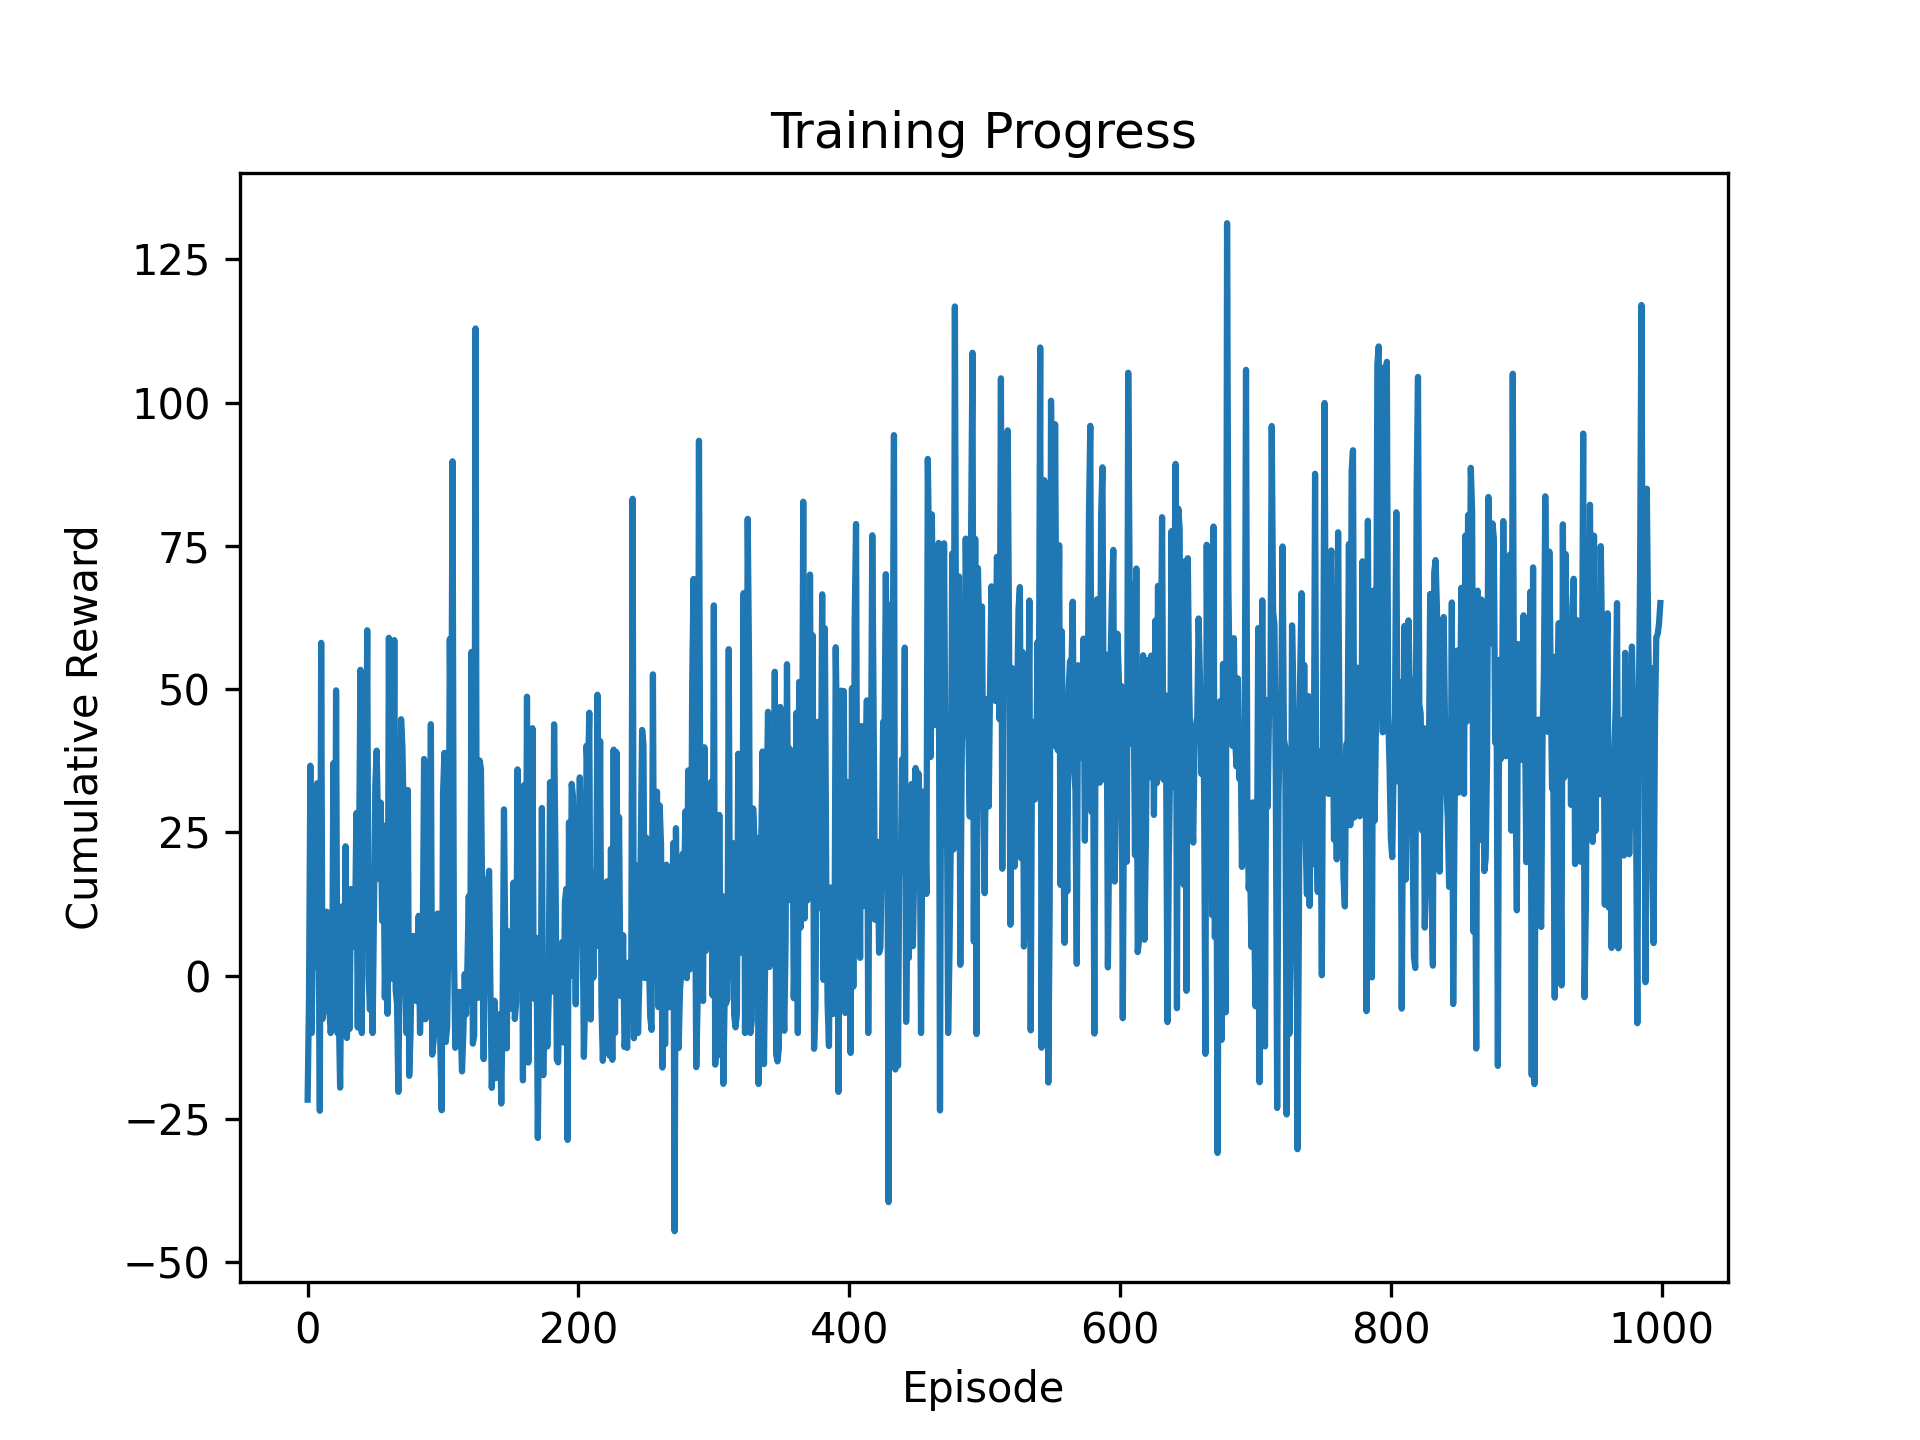

This chart was generated by the following Python code:
import gym
import time
import tensorflow.compat.v1 as tf
tf.disable_v2_behavior()
import random
from collections import deque
import numpy as np
import matplotlib.pyplot as plt
from env.VehicularHoneypotEnv import VehicularHoneypotEnv

# experiences replay buffer size
REPLAY_SIZE = 10000
# size of minibatch
small_BATCH_SIZE = 16
big_BATCH_SIZE = 128
BATCH_SIZE_door = 1000

# these are the hyper Parameters for DQN
# discount factor for target Q to caculate the TD aim value
GAMMA = 0.9
# the start value of epsilon
INITIAL_EPSILON = 0.5
# the final value of epsilon
FINAL_EPSILON = 0.01

class DQN():
    def __init__(self, observation_space, action_space):
        # the state is the input vector of network, in this env, it has four dimensions
        self.state_dim = sum(space.shape[0] if isinstance(space, gym.spaces.Box) else 1 for space in observation_space)
        # the action is the output vector and it has two dimensions
        self.action_dim = action_space.n
        # init experience replay, the deque is a list that first-in & first-out
        self.replay_buffer = deque()
        # you can create the network by the two parameters
        self.create_Q_network()
        # after create the network, we can define the training methods
        self.create_updating_method()
        # set the value in choose_action
        self.epsilon = INITIAL_EPSILON
        # Init session
        self.session = tf.InteractiveSession()
        self.session.run(tf.global_variables_initializer())
        self.episode_rewards = []  # 用于存储每个训练周期的累计奖励值

    # the function to create the network
    # we set the network with four layers
    # (self.state_dim[4]-->50-->20-->self.action_dim[1])
    # there are two networks, the one is action_value and the other is target_action_value
    # these two networks has same architecture
    def create_Q_network(self):
        self.state_input = tf.placeholder(tf.float32, [None, self.state_dim])

        with tf.variable_scope('current_net'):
            h1 = tf.layers.dense(self.state_input, units=512, activation=tf.nn.relu)
            bn1 = tf.layers.batch_normalization(h1)
            h2 = tf.layers.dense(bn1, units=256, activation=tf.nn.relu)
            bn2 = tf.layers.batch_normalization(h2)
            h3 = tf.layers.dense(bn2, units=256, activation=tf.nn.relu)
            bn3 = tf.layers.batch_normalization(h3)
            h4 = tf.layers.dense(bn3, units=256, activation=tf.nn.relu)
            bn4 = tf.layers.batch_normalization(h4)
            h5 = tf.layers.dense(bn4, units=128, activation=tf.nn.relu)
            bn5 = tf.layers.batch_normalization(h5)
            logits = tf.layers.dense(bn5, units=self.action_dim)
            self.Q_value = tf.nn.softmax(logits)

            #self.Q_value = tf.layers.dense(bn3, units=self.action_dim)

        with tf.variable_scope('target_net'):
            h1_target = tf.layers.dense(self.state_input, units=512, activation=tf.nn.relu)
            bn1_target = tf.layers.batch_normalization(h1_target)
            h2_target = tf.layers.dense(bn1_target, units=256, activation=tf.nn.relu)
            bn2_target = tf.layers.batch_normalization(h2_target)
            h3_target = tf.layers.dense(bn2_target, units=256, activation=tf.nn.relu)
            bn3_target = tf.layers.batch_normalization(h3_target)
            h4_target = tf.layers.dense(bn3_target, units=256, activation=tf.nn.relu)
            bn4_target = tf.layers.batch_normalization(h4_target)
            h5_target = tf.layers.dense(bn4_target, units=128, activation=tf.nn.relu)
            bn5_target = tf.layers.batch_normalization(h5_target)
            logits_target = tf.layers.dense(bn5_target, units=self.action_dim)
            self.target_Q_value = tf.nn.softmax(logits_target)
            #self.target_Q_value = tf.layers.dense(bn3_target, units=self.action_dim)

        e_params = tf.get_collection(tf.GraphKeys.GLOBAL_VARIABLES, scope='current_net')
        t_params = tf.get_collection(tf.GraphKeys.GLOBAL_VARIABLES, scope='target_net')

        with tf.variable_scope('soft_replacement'):
            self.target_replace_op = [tf.assign(t, e) for t, e in zip(t_params, e_params)]

    # the function that give the weight initial value
    def weight_variable(self, shape):
        initial = tf.truncated_normal(shape)
        return tf.Variable(initial)

    # the function that give the bias initial value
    def bias_variable(self, shape):
        initial = tf.constant(0.01, shape=shape)
        return tf.Variable(initial)

    # this the function that define the method to update the current_net's parameters
    def create_updating_method(self):
        # this the input action, use one hot presentation
        self.action_input = tf.placeholder("float", [None, self.action_dim])
        # this the TD aim value
        self.y_input = tf.placeholder("float", [None])
        # this the action's Q_value
        Q_action = tf.reduce_sum(tf.multiply(self.Q_value, self.action_input), reduction_indices=1)
        # this is the lost
        self.cost = tf.reduce_mean(tf.square(self.y_input - Q_action))
        # use the loss to optimize the network
        self.optimizer = tf.train.AdamOptimizer(0.0001).minimize(self.cost)

    # this is the function that use the network output the action
    def Choose_Action(self, state):
        # the output is a tensor, so the [0] is to get the output as a list
        Q_value = self.Q_value.eval(feed_dict={
            self.state_input: [state]
        })[0]
        # use epsilon greedy to get the action
        if random.random() <= self.epsilon:
            # if lower than epsilon, give a random value
            self.epsilon -= (INITIAL_EPSILON - FINAL_EPSILON) / 10000
            return random.randint(0, self.action_dim - 1)
        else:
            # if bigger than epsilon, give the argmax value
            self.epsilon -= (INITIAL_EPSILON - FINAL_EPSILON) / 10000
            return np.argmax(Q_value)

    # this the function that store the data in replay memory
    def Store_Data(self, state, action, reward, next_state, done):
        # generate a list with all 0,and set the action is 1
        one_hot_action = np.zeros(self.action_dim)
        one_hot_action[action] = 1
        # store all the elements
        self.replay_buffer.append((state, one_hot_action, reward, next_state, done))
        # if the length of replay_buffer is bigger than REPLAY_SIZE
        # delete the left value, make the len is stable
        if len(self.replay_buffer) > REPLAY_SIZE:
            self.replay_buffer.popleft()

    # train the network, update the parameters of Q_value
    def Train_Network(self, BATCH_SIZE):
        # Step 1: obtain random minibatch from replay memory
        minibatch = random.sample(self.replay_buffer, BATCH_SIZE)
        state_batch = [data[0] for data in minibatch]
        action_batch = [data[1] for data in minibatch]
        reward_batch = [data[2] for data in minibatch]
        next_state_batch = [data[3] for data in minibatch]

        # Step 2: calculate TD aim value
        y_batch = []
        # give the next_state_batch flow to target_Q_value and caculate the next state's Q_value
        Q_value_batch = self.target_Q_value.eval(feed_dict={self.state_input: next_state_batch})
        # caculate the TD aim value by the formulate
        for i in range(0, BATCH_SIZE):
            done = minibatch[i][4]
            if done:
                y_batch.append(reward_batch[i])
            else:
                # the Q value caculate use the max directly
                y_batch.append(reward_batch[i] + GAMMA * np.max(Q_value_batch[i]))

        # step 3: update the network
        self.optimizer.run(feed_dict={
            self.y_input: y_batch,
            self.action_input: action_batch,
            self.state_input: state_batch
        })

    def Update_Target_Network(self):
        # update target Q netowrk
        self.session.run(self.target_replace_op)

    # use for test
    def action(self, state):
        return np.argmax(self.Q_value.eval(feed_dict={
            self.state_input: [state]
        })[0])



EPISODES = 1000
STEPS = 300
# steps that copy the current_net's parameters to target_net
UPDATE_STEP = 50
# times that evaluate the network
TEST = 5

def main():
    # first, create the envrioment
    env = VehicularHoneypotEnv()
    observation_space = env.observation_space
    action_space = env.action_space
    agent = DQN(observation_space, action_space)
    for episode in range(EPISODES):
        # get the initial state
        state = env.reset()
        episode_reward = 0  # 当前训练周期的累计奖励值
        for step in range(STEPS):
            # get the action by state
            action = agent.Choose_Action(state)
            # step the env forward and get the new state
            next_state, reward, done, info = env.step(action)
            # store the data in order to update the network in future
            agent.Store_Data(state, action, reward, next_state, done)
            if len(agent.replay_buffer) > big_BATCH_SIZE:
                agent.Train_Network(big_BATCH_SIZE)
            # update the target_network
            if step % UPDATE_STEP == 0:
                agent.Update_Target_Network()
            state = next_state
            episode_reward += reward
            if done:
                break
        print("episode", episode)
        print("episode_reward:", episode_reward)
        agent.episode_rewards.append(episode_reward)  # 保存当前训练周期的累计奖励值
        # Test every 100 episodes
        if episode % 100 == 0:
            total_reward = 0
            for i in range(TEST):
                state = env.reset()
                for j in range(STEPS):
                    env.render()
                    action = agent.action(state)  # direct action for test
                    state, reward, done, _ = env.step(action)
                    total_reward += reward
                    if done:
                        break
            ave_reward = total_reward / TEST
            print('episode: ', episode, 'Evaluation Average Reward:', ave_reward)
        # 绘制奖励曲线
    plt.plot(agent.episode_rewards)
    plt.xlabel('Episode')
    plt.ylabel('Cumulative Reward')
    plt.title('Training Progress')
    plt.savefig('img/DQN-' + time.strftime("%Y-%m-%d %p %H:%M:%S" + '.png', time.localtime()), dpi=300)
    plt.show()

if __name__ == '__main__':
  main()
